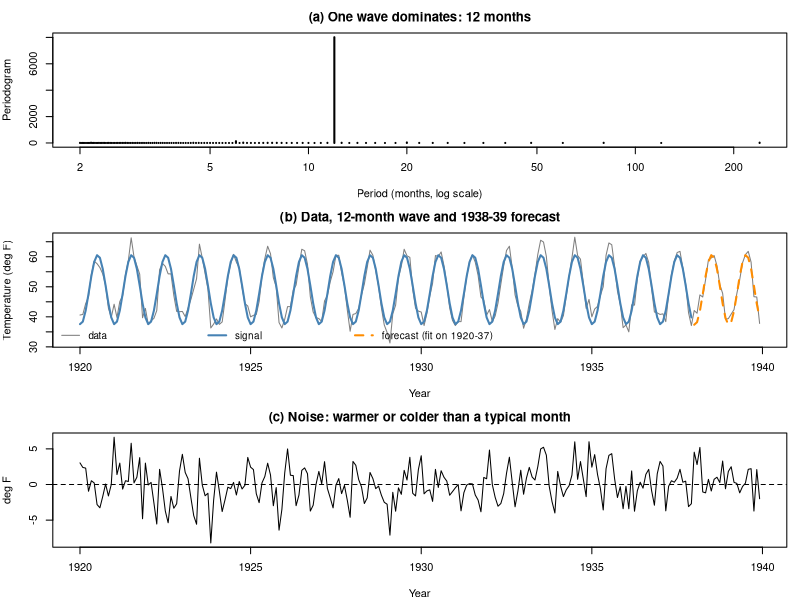

R code for this plot:
## ---- chunk 1
x <- nottem
t <- 1:length(x)

P <- spec.pgram(as.numeric(x), taper = 0, detrend = FALSE, plot = FALSE)
top <- order(P$spec, decreasing = TRUE)[1:3]
knitr::kable(data.frame(period_months = round(1 / P$freq[top], 1),
                        share_of_variation = paste0(round(100 * P$spec[top] / sum(P$spec), 1), "%")),
             caption = "The three tallest bars in the periodogram")
## ---- chunk 2
r <- acf(x, lag.max = 36, plot = FALSE)$acf
round(c(lag6 = r[7], lag12 = r[13], lag24 = r[25], lag36 = r[37]), 2)
## ---- chunk 3
fit <- lm(x ~ cos(2 * pi * t / 12) + sin(2 * pi * t / 12))
b <- coef(fit)
amp       <- sqrt(b[2]^2 + b[3]^2)
peak_mon  <- (atan2(b[3], b[2]) / (2 * pi) * 12) %% 12   # t = 1 is January
round(c(mean = unname(b[1]), amplitude = unname(amp), peak_month = unname(peak_mon), R2 = summary(fit)$r.squared), 2)
## ---- chunk 4
# does the cycle change? dominant period in each decade
sapply(list(`1920s` = window(x, end = c(1929, 12)), `1930s` = window(x, start = 1930)),
       function(w) { p <- spec.pgram(as.numeric(w), taper = 0, detrend = FALSE, plot = FALSE)
                     1 / p$freq[which.max(p$spec)] })
## ---- chunk 5
signal <- ts(fitted(fit), start = 1920, frequency = 12)
noise  <- ts(resid(fit),  start = 1920, frequency = 12)
round(c(sd_signal = sd(signal), sd_noise = sd(noise)), 2)
## ---- chunk 6
#| fig-height: 8
#| fig-width: 8
par(mfrow = c(3, 1), mar = c(4, 4, 2.5, 1))

# (a) periodogram
plot(1 / P$freq, P$spec, type = "h", lwd = 2, log = "x", xlab = "Period (months, log scale)",
     ylab = "Periodogram", main = "(a) One wave dominates: 12 months")

# (b) data, signal, and a forecast checked against held-out data
train <- window(x, end = c(1937, 12)); tt <- 1:length(train)
fit_tr <- lm(train ~ cos(2 * pi * tt / 12) + sin(2 * pi * tt / 12))
fc <- ts(predict(fit_tr, newdata = data.frame(tt = 217:240)), start = 1938, frequency = 12)
rmse <- c(wave = sqrt(mean((window(x, start = 1938) - fc)^2)),
          mean_only = sqrt(mean((window(x, start = 1938) - mean(train))^2)))
plot(x, col = "grey50", xlab = "Year", ylab = "Temperature (deg F)", main = "(b) Data, 12-month wave and 1938-39 forecast")
lines(window(signal, end = c(1937, 12)), col = "steelblue", lwd = 2)
lines(fc, col = "darkorange", lwd = 2, lty = 2)
legend("bottomleft", c("data", "signal", "forecast (fit on 1920-37)"),
       col = c("grey50", "steelblue", "darkorange"), lty = c(1, 1, 2), lwd = c(1, 2, 2),
       bty = "n", horiz = TRUE, cex = 0.9)

# (c) noise
plot(noise, xlab = "Year", ylab = "deg F", main = "(c) Noise: warmer or colder than a typical month")
abline(h = 0, lty = 2)
